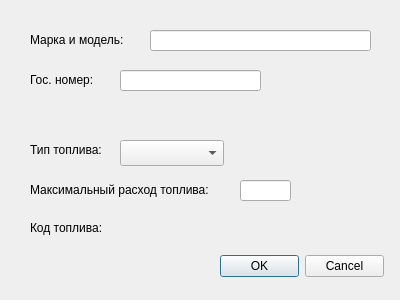
<?xml version="1.0" encoding="UTF-8"?>
<ui version="4.0">
 <class>create_driver_form</class>
 <widget class="QWidget" name="create_driver_form">
  <property name="geometry">
   <rect>
    <x>0</x>
    <y>0</y>
    <width>400</width>
    <height>300</height>
   </rect>
  </property>
  <property name="minimumSize">
   <size>
    <width>400</width>
    <height>300</height>
   </size>
  </property>
  <property name="maximumSize">
   <size>
    <width>400</width>
    <height>300</height>
   </size>
  </property>
  <property name="windowTitle">
   <string>Создание автомобиля</string>
  </property>
  <widget class="QLabel" name="label_model">
   <property name="geometry">
    <rect>
     <x>30</x>
     <y>32</y>
     <width>111</width>
     <height>16</height>
    </rect>
   </property>
   <property name="text">
    <string>Марка и модель:</string>
   </property>
  </widget>
  <widget class="QLabel" name="label_gov_number">
   <property name="geometry">
    <rect>
     <x>30</x>
     <y>72</y>
     <width>81</width>
     <height>16</height>
    </rect>
   </property>
   <property name="text">
    <string>Гос. номер:</string>
   </property>
  </widget>
  <widget class="QLabel" name="label_fuel_type">
   <property name="geometry">
    <rect>
     <x>30</x>
     <y>142</y>
     <width>81</width>
     <height>16</height>
    </rect>
   </property>
   <property name="text">
    <string>Тип топлива:</string>
   </property>
  </widget>
  <widget class="QComboBox" name="comboBox_fuel_type">
   <property name="geometry">
    <rect>
     <x>120</x>
     <y>140</y>
     <width>104</width>
     <height>26</height>
    </rect>
   </property>
  </widget>
  <widget class="QLabel" name="label_max_fuel_rate">
   <property name="geometry">
    <rect>
     <x>30</x>
     <y>182</y>
     <width>211</width>
     <height>16</height>
    </rect>
   </property>
   <property name="text">
    <string>Максимальный расход топлива:</string>
   </property>
  </widget>
  <widget class="QLabel" name="label_max_fuel_code">
   <property name="geometry">
    <rect>
     <x>30</x>
     <y>220</y>
     <width>91</width>
     <height>16</height>
    </rect>
   </property>
   <property name="text">
    <string>Код топлива:</string>
   </property>
  </widget>
  <widget class="QLabel" name="label_max_fuel_code_value">
   <property name="geometry">
    <rect>
     <x>120</x>
     <y>220</y>
     <width>171</width>
     <height>16</height>
    </rect>
   </property>
   <property name="text">
    <string/>
   </property>
  </widget>
  <widget class="QLineEdit" name="lineEdit_max_fuel_rate">
   <property name="geometry">
    <rect>
     <x>240</x>
     <y>180</y>
     <width>51</width>
     <height>21</height>
    </rect>
   </property>
  </widget>
  <widget class="QLineEdit" name="lineEdit_model">
   <property name="geometry">
    <rect>
     <x>150</x>
     <y>30</y>
     <width>221</width>
     <height>21</height>
    </rect>
   </property>
  </widget>
  <widget class="QLineEdit" name="lineEdit_gov_number">
   <property name="geometry">
    <rect>
     <x>120</x>
     <y>70</y>
     <width>141</width>
     <height>21</height>
    </rect>
   </property>
  </widget>
  <widget class="QDialogButtonBox" name="buttonBox">
   <property name="geometry">
    <rect>
     <x>220</x>
     <y>250</y>
     <width>164</width>
     <height>32</height>
    </rect>
   </property>
   <property name="standardButtons">
    <set>QDialogButtonBox::Cancel|QDialogButtonBox::Ok</set>
   </property>
  </widget>
 </widget>
 <resources/>
 <connections/>
</ui>
